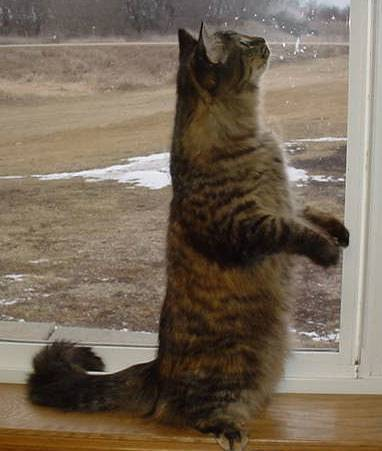
#> input picture Dog_Cat_Panda/Dataset/cats/cats_00106.jpg, 382 x 451 px; its folder holds only this picture in this run
$ python NB.py
#> lines starting #> are read from the running program, lines starting #| are printed output that depends on the picture
### Dog_Cat_Panda/DataLoader/simpledatasetloader.py
# import the necessary packages
import numpy as np
import cv2
import os

class SimpleDatasetLoader:
    def __init__(self, preprocessors=None):
        # store the image preprocessor
        self.preprocessors = preprocessors

        # if the preprocessors are None, initialize them as an empty list
        if self.preprocessors is None:
            self.preprocessors = []


    def load(self, imagePaths, verbose=-1):
        # initialize the list of features and labels
#> called with verbose = 500
        data = []
        labels = []

        # loop over the input images
        for (i, imagePath) in enumerate(imagePaths):
            # load the image and extract the class label assuming
            # that our path has the following format:
            # /path/to/dataset/{class}/{image}.jpg
            image = cv2.imread(imagePath)
#> image is the input picture: shape (451, 382, 3); mean B, G, R 87.4, 103.9, 118.2
            label = imagePath.split(os.path.sep)[-2]

            # check to see if our preprocessors are not None
            if self.preprocessors is not None:

                #loop over the preprocessors and apply each to the image
                for p in self.preprocessors:
                    image = p.preprocess(image)
#> this loop made 1 pass
#> pass 1, in load, `image = p.preprocess(image)`:
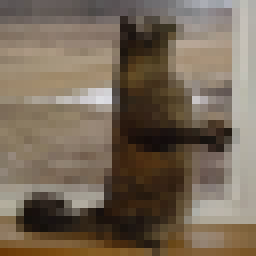
#> image: shape (32, 32, 3) (shown 8 times larger); mean B, G, R 87.4, 103.9, 118.2

            # treat our processed image as a "feature vector" by
            # updating the data list followed by the label
            data.append(image)
            labels.append(label)
            # show an update every ‘verbose‘ images
            if verbose > 0 and i > 0 and (i + 1) % verbose == 0:
                print("[INFO] processed {}/{}".format(i + 1, len(imagePaths)))
#> pass 2 of the loop in load, `for (i, imagePath) in enumerate(imagePaths):`:
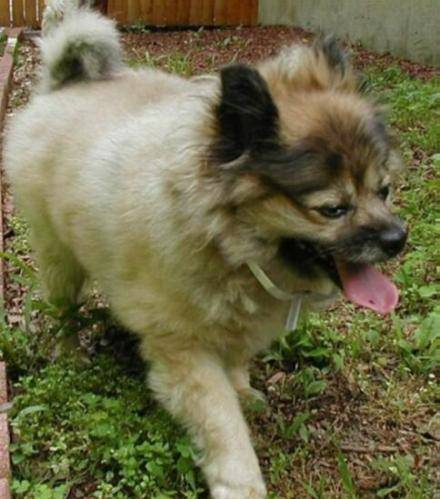
#> input picture Dog_Cat_Panda/Dataset/dogs/dogs_00023.jpg, 440 x 499 px
#> in load, image is the input picture: shape (499, 440, 3); mean B, G, R 71.9, 105.8, 109.3
#> the loop in load, `for p in self.preprocessors:` made 1 pass
#> pass 1, in load, `image = p.preprocess(image)`:
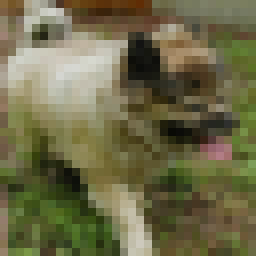
#> image: shape (32, 32, 3) (shown 8 times larger); mean B, G, R 71.9, 105.8, 109.4
        #return a tuple od the data and labels
        return (np.array(data), np.array(labels))


### Dog_Cat_Panda/preprocessing/simplepreprocessor.py
#import the necessary packages
import cv2

class SimplePreprocessor:
    def __init__(self, width, height, inter=cv2.INTER_AREA):
        # store the target image width, height, and interpolation
        # method used when resizing
        self.width = width
        self.height = height
        self.inter = inter

    def preprocess(self, image):
    # resize the image to a fixed size, ignoring the aspect
    # ratio
        return cv2.resize(image, (self.width, self.height),
        interpolation=self.inter)

### Dog_Cat_Panda/NB.py
 # import the necessary packages
from sklearn.preprocessing import LabelEncoder
from sklearn import svm, datasets
from sklearn.metrics import classification_report
from DataLoader.simpledatasetloader import SimpleDatasetLoader
from preprocessing.simplepreprocessor import SimplePreprocessor
from imutils import paths

from pandas import read_csv
from matplotlib import pyplot
from sklearn.model_selection import train_test_split
from sklearn.model_selection import cross_val_score
from sklearn.model_selection import StratifiedKFold
from sklearn.linear_model import LogisticRegression
from sklearn.tree import DecisionTreeClassifier
from sklearn.neighbors import KNeighborsClassifier
from sklearn.discriminant_analysis import LinearDiscriminantAnalysis
from sklearn.naive_bayes import GaussianNB
from sklearn.svm import SVC

# grab the list of images that we’ll be describing
print("[INFO] loading images...")
imagePaths = list(paths.list_images('Dataset'))
#print(imagePaths)

# initialize the image preprocessor, load the dataset from disk,
# and reshape the data matrix
sp = SimplePreprocessor(32, 32)
sdl = SimpleDatasetLoader(preprocessors=[sp])
(data, labels) = sdl.load(imagePaths, verbose=500)
data = data.reshape((data.shape[0], 3072))

# show some information on memory consumption of the images
print("[INFO] features matrix: {:.1f}MB".format(
    data.nbytes / (1024 * 1000.0)))
#| [INFO] features matrix: 0.0MB

# encode the labels as integers
le = LabelEncoder()
labels = le.fit_transform(labels)
#> labels = [0, 1]

# partition the data into training and testing splits using 75% of
# the data for training and the remaining 25% for testing
(trainX, testX, trainY, testY) = train_test_split(data, labels,
    test_size=0.25, random_state=42)
#> trainY = [0]; testY = [1]

# train and evaluate a svm classifier on the raw pixel intensities
print("[INFO] evaluating NB classifier...")

#model = svm.SVC(kernel='rbf', C=1, gamma=0.5)
model = GaussianNB()

model.fit(trainX, trainY)
print(classification_report(testY, model.predict(testX),
    target_names=le.classes_))
#|               precision    recall  f1-score   support
#|         cats       0.00      0.00      0.00       0.0
#|         dogs       0.00      0.00      0.00       1.0
#|     accuracy                           0.00       1.0
#|    macro avg       0.00      0.00      0.00       1.0
#| weighted avg       0.00      0.00      0.00       1.0
